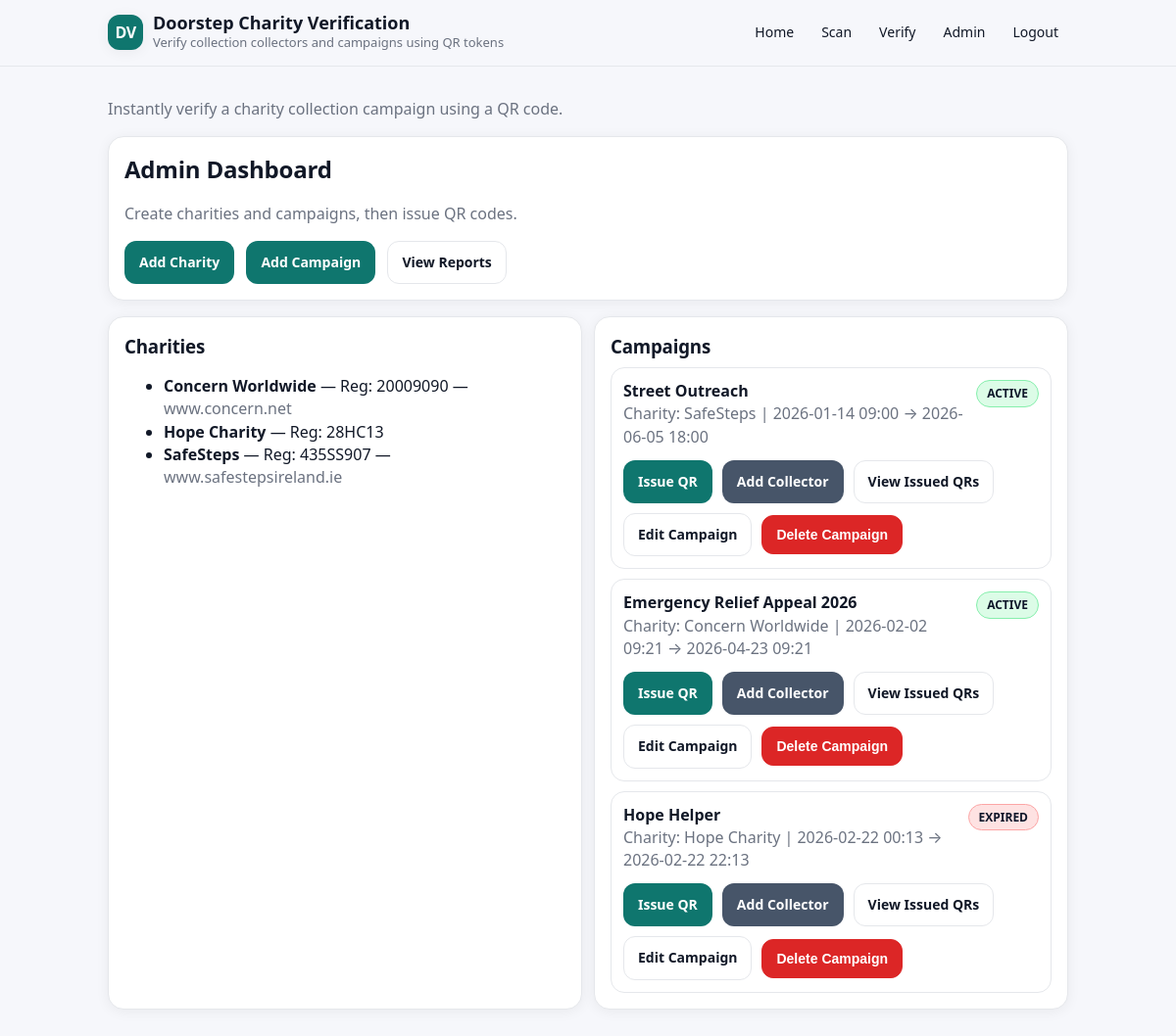
The page /admin/ (signed in) on the database as committed earlier.
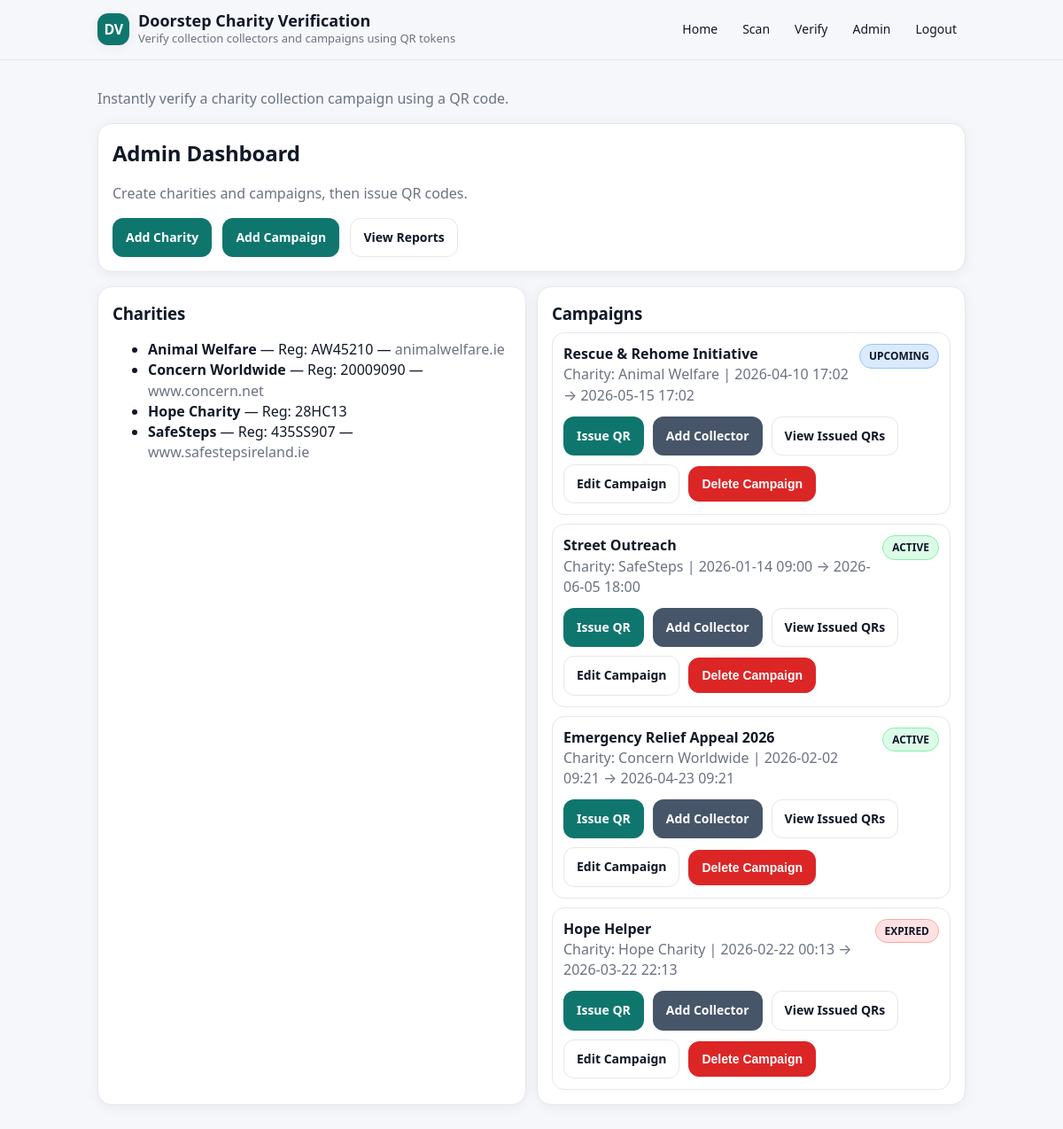
The same page on the database as committed later.
### app/models.py (models this page shows)
class Charity(db.Model):
    __tablename__ = "charities"
    id = db.Column(db.Integer, primary_key=True)
    name = db.Column(db.String(200), nullable=False)
    registration_number = db.Column(db.String(100), unique=True, nullable=False)
    website = db.Column(db.String(255), nullable=True)
    campaigns = db.relationship("Campaign", backref="charity", lazy=True)

class Campaign(db.Model):
    __tablename__ = "campaigns"
    id = db.Column(db.Integer, primary_key=True)
    charity_id = db.Column(db.Integer, db.ForeignKey("charities.id"), nullable=False)
    title = db.Column(db.String(200), nullable=False)
    description = db.Column(db.Text, nullable=True)
    starts_at = db.Column(db.DateTime, nullable=False)
    ends_at = db.Column(db.DateTime, nullable=False)
    status = db.Column(db.String(20), default="active", nullable=False)
    created_at = db.Column(db.DateTime, default=datetime.utcnow, nullable=False)
    @property
    def computed_status(self):
        now = datetime.utcnow()
        if self.starts_at and self.starts_at > now:
            return "UPCOMING"
        elif self.ends_at and self.ends_at < now:
            return "EXPIRED"
        return "ACTIVE"

### app/routes_admin.py (the view)
@admin_bp.get("/")
@login_required
def dashboard():
    charities = Charity.query.order_by(Charity.name.asc()).all()
    campaigns = Campaign.query.order_by(Campaign.created_at.desc()).all()
    return render_template("admin/dashboard.html", charities=charities, campaigns=campaigns)

### app/__init__.py (called while the page is built)
@login_manager.user_loader
def load_user(user_id):
        from app.models import User
        return User.query.get(int(user_id))

### app/templates/admin/dashboard.html
{% extends "base.html" %}
{% block content %}
  <div class="card">
    <h2>Admin Dashboard</h2>
    <p class="muted">Create charities and campaigns, then issue QR codes.</p>
    <div style="margin-top: 12px;">
      <a class="btn" href="{{ url_for('admin.new_charity') }}">Add Charity</a>
      <a class="btn" href="{{ url_for('admin.new_campaign') }}" style="margin-left: 8px;">Add Campaign</a>
      <a class="btn outline" href="{{ url_for('admin.reports_list') }}" style="margin-left: 8px;">
        View Reports
      </a>
    </div>
  </div>
  <div class="row">
    <div class="card">
      <h3>Charities</h3>
      {% if charities %}
        <ul>
          {% for c in charities %}
            <li>
              <strong>{{ c.name }}</strong>
              {% if c.registration_number %}
                — Reg: {{ c.registration_number }}
              {% endif %}
              {% if c.website %}
                — <span class="muted">{{ c.website }}</span>
              {% endif %}
            </li>
          {% endfor %}
        </ul>
      {% else %}
        <p class="muted">No charities yet.</p>
      {% endif %}
    </div>
    <div class="card">
  <h3>Campaigns</h3>
  {% if campaigns %}
    <ul class="clean">
      {% for cam in campaigns %}
        <li class="item">
          <div style="display:flex; justify-content:space-between; align-items:flex-start; gap:12px;">
            <div>
              <strong>{{ cam.title }}</strong><br>
              <span class="muted">
                Charity: {{ cam.charity.name if cam.charity else "Unassigned" }}
                {% if cam.starts_at and cam.ends_at %}
                  | {{ cam.starts_at.strftime('%Y-%m-%d %H:%M') }} →
                    {{ cam.ends_at.strftime('%Y-%m-%d %H:%M') }}
                {% endif %}
              </span>
            </div>
            {% if cam.computed_status == "ACTIVE" %}
              <span class="badge badge-success">ACTIVE</span>
            {% elif cam.computed_status == "EXPIRED" %}
              <span class="badge badge-danger">EXPIRED</span>
            {% elif cam.computed_status == "UPCOMING" %}
              <span class="badge badge-info">UPCOMING</span>
            {% endif %}
          </div>
          <div class="actions" style="margin-top:12px; display:flex; gap:10px; flex-wrap:wrap;">
            <a class="btn" href="{{ url_for('admin.issue_qr_page', campaign_id=cam.id) }}">
              Issue QR
            </a>
            <a class="btn secondary" href="{{ url_for('admin.new_collector', campaign_id=cam.id) }}">
              Add Collector
            </a>
            <a class="btn outline" href="{{ url_for('admin.issued_qrs', campaign_id=cam.id) }}">
              View Issued QRs
            </a>
            <a class="btn outline" href="{{ url_for('admin.edit_campaign', campaign_id=cam.id) }}">
              Edit Campaign
            </a>
            <form method="POST"
                  action="{{ url_for('admin.delete_campaign', campaign_id=cam.id) }}"
                  onsubmit="return confirm('Are you sure you want to delete this campaign? This cannot be undone.');"
                  style="display:inline;">
              <button type="submit" class="btn btn-danger">Delete Campaign</button>
            </form>
          </div>
        </li>
      {% endfor %}
    </ul>
  {% else %}
    <p class="muted">No campaigns yet.</p>
  {% endif %}
</div>
  </div>
{% endblock %}

### app/templates/base.html (shortened to what this page needs)
<!doctype html>
<html lang="en">
<head>
</head>
<body>
  <div class="topbar">
    <div class="topbar-inner">
      <div class="brand">
        <div class="logo">DV</div>
        <div>
          <h1>Doorstep Charity Verification</h1>
          <p>Verify collection collectors and campaigns using QR tokens</p>
        </div>
      </div>
    <nav class="nav">
      <a href="{{ url_for('public.home') }}">Home</a>
      <a href="{{ url_for('public.scan') }}">Scan</a>
      <a href="{{ url_for('public.verify_page') }}">Verify</a>
      {% if current_user.is_authenticated %}
        <a href="{{ url_for('admin.dashboard') }}">Admin</a>
        <a href="{{ url_for('auth.logout') }}">Logout</a>
      {% else %}
        <a href="{{ url_for('auth.login') }}">Admin Login</a>
      {% endif %}
    </nav>
    </div>
  </div>
  <div class="wrap">
    <p class="page-lead">
      Instantly verify a charity collection campaign using a QR code.
    </p>
    {% block content %}{% endblock %}
  </div>
</body>
</html>

### app/templates/base.html (style rules this page uses)
:root { --bg: #f6f7fb; --card: #ffffff; --text: #111827; --muted: #6b7280; --border: #e5e7eb; --shadow: 0 2px 14px rgba(0,0,0,0.06); --primary: #0f766e; --primary-dark: #0b5f59; --secondary: #475569; --success-bg: #dcfce7; --success-border: #86efac; --danger-bg: #fee2e2; --danger-border: #fca5a5; --warning-bg: #ffedd5; --warning-border: #fdba74; --info-bg: #dbeafe; --info-border: #93c5fd; }
body { font-family: system-ui, -apple-system, Segoe UI, Roboto, Arial, sans-serif; margin: 0; background: var(--bg); color: var(--text); line-height: 1.45; }
.wrap { max-width: 980px; margin: 0 auto; padding: 18px; }
.topbar { position: sticky; top: 0; background: rgba(246,247,251,0.85); backdrop-filter: blur(8px); border-bottom: 1px solid var(--border); z-index: 5; }
.topbar-inner { max-width: 980px; margin: 0 auto; padding: 14px 18px; display: flex; gap: 12px; align-items: center; justify-content: space-between; }
.brand { display: flex; gap: 10px; align-items: center; }
.logo { width: 36px; height: 36px; border-radius: 12px; background: var(--primary); box-shadow: var(--shadow); display: grid; place-items: center; color: white; font-weight: 800; letter-spacing: -0.5px; }
.brand h1 { font-size: 18px; margin: 0; line-height: 1.1; }
.brand p { margin: 0; color: var(--muted); font-size: 13px; }
.nav { display: flex; gap: 8px; flex-wrap: wrap; align-items: center; justify-content: flex-end; }
.nav a { text-decoration: none; color: var(--text); font-size: 14px; padding: 8px 10px; border-radius: 10px; }
h2, h3 { margin: 0 0 8px 0; letter-spacing: -0.2px; }
.page-lead { margin: 14px 0 16px; color: var(--muted); }
.card { background: var(--card); border: 1px solid var(--border); border-radius: 16px; padding: 16px; box-shadow: var(--shadow); margin-bottom: 16px; }
.muted { color: var(--muted); }
a.btn, button.btn { display: inline-flex; align-items: center; gap: 8px; padding: 11px 14px; border-radius: 12px; background: var(--primary); color: white; text-decoration: none; border: 1px solid transparent; cursor: pointer; font-size: 14px; font-weight: 600; transition: transform .04s ease, background .15s ease, box-shadow .15s ease; }
a.btn.secondary, button.btn.secondary { background: var(--secondary); }
a.btn.outline, button.btn.outline { background: transparent; color: var(--text); border: 1px solid var(--border); }
.actions { display:flex; gap: 10px; align-items: center; margin-top: 12px; }
.row { display: grid; grid-template-columns: 1fr; gap: 12px; }
@media (min-width: 800px) { .row { grid-template-columns: 1fr 1fr; } }
ul.clean { list-style: none; padding: 0; margin: 0; display: grid; gap: 10px; }
.item { border: 1px solid var(--border); border-radius: 14px; padding: 12px; background: #fff; }
a.btn-danger, button.btn-danger { background: #dc2626; border: 1px solid #dc2626; color: white; }
.badge { display:inline-flex; align-items:center; gap: 6px; padding: 4px 10px; border-radius: 999px; font-size: 12px; font-weight: 700; border: 1px solid var(--border); background: #f8fafc; color: #0f172a; white-space: nowrap; }
.badge-success { background: var(--success-bg); border-color: var(--success-border); }
.badge-danger { background: var(--danger-bg); border-color: var(--danger-border); }
.badge-info { background: var(--info-bg); border-color: var(--info-border); }

Rows that differ between the two databases and show on the page:
added Charity: name "Animal Welfare", registration_number "AW45210", website "animalwelfare.ie"
added Campaign: title "Rescue & Rehome Initiative", charity "Animal Welfare", starts_at "2026-04-10 17:02", ends_at "2026-05-15 17:02", shows "UPCOMING"
changed Campaign "Hope Helper": ends_at "2026-02-22 22:13" → "2026-03-22 22:13"
